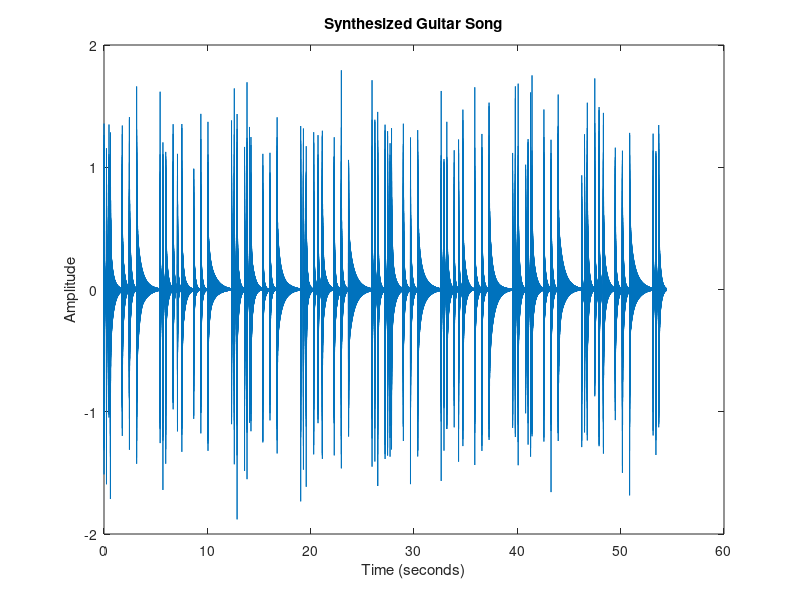

Write MATLAB code to recreate this figure.



fs = 44000;         
notes = [246.94,293.66,246.94,185.00,293.66,246.94,123.47,246.94,293.66,185.00,329.63,392.00,246.94,392.00,329.63,164.81,329.63,392.00,246.94,369.99,277.18,277.18,233.08,369.99,277.18,138.59,277.18,369.99,233.08,246.94,293.66,185.00,329.63,246.94,123.47,246.94,369.99,185.00,293.66,246.94,246.94,185.00,293.66,246.94,123.47,246.94,293.66,185.00,392.00,329.63,246.94,329.63,392.00,164.81,392.00,329.63,246.94,369.99,277.18,277.18,233.08,277.18,369.99,138.59,369.99,277.18,233.08,246.94,293.66,185.00,329.63,246.94,123.47,369.99,246.94,185.00];  
durations = [0.24,0.24,0.14,1.15,0.69,0.69,2.28,0.27,0.27,0.72,0.42,0.42,1.15,0.69,0.69,2.28,0.27,0.27,0.72,0.24,0.24,0.14,1.15,0.69,0.69,2.28,0.27,0.27,0.72,0.42,0.42,1.15,0.69,0.69,2.28,0.27,0.27,0.72,0.24,0.24,0.14,1.15,0.69,0.69,2.28,0.27,0.27,0.72,0.42,0.42,1.15,0.69,0.69,2.28,0.27,0.27,0.72,0.24,0.24,0.14,1.15,0.69,0.69,2.28,0.27,0.27,0.72,0.42,0.42,1.15,0.69,0.69,2.28,0.27,0.27,0.72];  


total_duration = sum(durations);
total_samples = round(fs * total_duration);
full_song = zeros(1, total_samples);

current_sample = 1;

for i = 1:length(notes)
    f = notes(i);          
    duration = durations(i);


    N = round(fs * duration);  
    D = round(fs/f);           


    x = zeros(1, N);
    x(1:D) = randn(1, D) * 0.5;  


    y = zeros(1, N);


    for n = 1:N
        if n > D

            y(n) = x(n) + 0.5 * (y(n-D) + (y(max(1, n-D-1))));
        else
            y(n) = x(n);
        end
    end


    envelope = exp(-3 * (0:N-1) / N);  
    y = y .* envelope;

    % Add to full song
    end_sample = current_sample + N - 1;
    if end_sample <= total_samples
        full_song(current_sample:end_sample) = y;
        current_sample = end_sample + 1;
    end
end


sound(full_song, fs)


figure;
plot((0:length(full_song)-1)/fs, full_song);
xlabel('Time (seconds)');
ylabel('Amplitude');
title('Synthesized Guitar Song');
